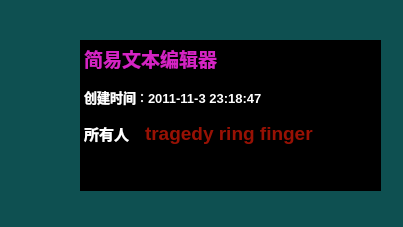
<?xml version="1.0" encoding="UTF-8"?>
<ui version="4.0">
 <class>DlgAbout</class>
 <widget class="QDialog" name="DlgAbout">
  <property name="geometry">
   <rect>
    <x>0</x>
    <y>0</y>
    <width>403</width>
    <height>227</height>
   </rect>
  </property>
  <property name="minimumSize">
   <size>
    <width>403</width>
    <height>227</height>
   </size>
  </property>
  <property name="maximumSize">
   <size>
    <width>403</width>
    <height>227</height>
   </size>
  </property>
  <property name="palette">
   <palette>
    <active>
     <colorrole role="WindowText">
      <brush brushstyle="SolidPattern">
       <color alpha="255">
        <red>255</red>
        <green>255</green>
        <blue>255</blue>
       </color>
      </brush>
     </colorrole>
     <colorrole role="Button">
      <brush brushstyle="SolidPattern">
       <color alpha="255">
        <red>14</red>
        <green>80</green>
        <blue>81</blue>
       </color>
      </brush>
     </colorrole>
     <colorrole role="Light">
      <brush brushstyle="SolidPattern">
       <color alpha="255">
        <red>21</red>
        <green>120</green>
        <blue>121</blue>
       </color>
      </brush>
     </colorrole>
     <colorrole role="Midlight">
      <brush brushstyle="SolidPattern">
       <color alpha="255">
        <red>17</red>
        <green>100</green>
        <blue>101</blue>
       </color>
      </brush>
     </colorrole>
     <colorrole role="Dark">
      <brush brushstyle="SolidPattern">
       <color alpha="255">
        <red>7</red>
        <green>40</green>
        <blue>40</blue>
       </color>
      </brush>
     </colorrole>
     <colorrole role="Mid">
      <brush brushstyle="SolidPattern">
       <color alpha="255">
        <red>9</red>
        <green>53</green>
        <blue>54</blue>
       </color>
      </brush>
     </colorrole>
     <colorrole role="Text">
      <brush brushstyle="SolidPattern">
       <color alpha="255">
        <red>255</red>
        <green>255</green>
        <blue>255</blue>
       </color>
      </brush>
     </colorrole>
     <colorrole role="BrightText">
      <brush brushstyle="SolidPattern">
       <color alpha="255">
        <red>255</red>
        <green>255</green>
        <blue>255</blue>
       </color>
      </brush>
     </colorrole>
     <colorrole role="ButtonText">
      <brush brushstyle="SolidPattern">
       <color alpha="255">
        <red>255</red>
        <green>255</green>
        <blue>255</blue>
       </color>
      </brush>
     </colorrole>
     <colorrole role="Base">
      <brush brushstyle="SolidPattern">
       <color alpha="255">
        <red>0</red>
        <green>0</green>
        <blue>0</blue>
       </color>
      </brush>
     </colorrole>
     <colorrole role="Window">
      <brush brushstyle="SolidPattern">
       <color alpha="255">
        <red>14</red>
        <green>80</green>
        <blue>81</blue>
       </color>
      </brush>
     </colorrole>
     <colorrole role="Shadow">
      <brush brushstyle="SolidPattern">
       <color alpha="255">
        <red>0</red>
        <green>0</green>
        <blue>0</blue>
       </color>
      </brush>
     </colorrole>
     <colorrole role="AlternateBase">
      <brush brushstyle="SolidPattern">
       <color alpha="255">
        <red>7</red>
        <green>40</green>
        <blue>40</blue>
       </color>
      </brush>
     </colorrole>
     <colorrole role="ToolTipBase">
      <brush brushstyle="SolidPattern">
       <color alpha="255">
        <red>255</red>
        <green>255</green>
        <blue>220</blue>
       </color>
      </brush>
     </colorrole>
     <colorrole role="ToolTipText">
      <brush brushstyle="SolidPattern">
       <color alpha="255">
        <red>0</red>
        <green>0</green>
        <blue>0</blue>
       </color>
      </brush>
     </colorrole>
    </active>
    <inactive>
     <colorrole role="WindowText">
      <brush brushstyle="SolidPattern">
       <color alpha="255">
        <red>255</red>
        <green>255</green>
        <blue>255</blue>
       </color>
      </brush>
     </colorrole>
     <colorrole role="Button">
      <brush brushstyle="SolidPattern">
       <color alpha="255">
        <red>14</red>
        <green>80</green>
        <blue>81</blue>
       </color>
      </brush>
     </colorrole>
     <colorrole role="Light">
      <brush brushstyle="SolidPattern">
       <color alpha="255">
        <red>21</red>
        <green>120</green>
        <blue>121</blue>
       </color>
      </brush>
     </colorrole>
     <colorrole role="Midlight">
      <brush brushstyle="SolidPattern">
       <color alpha="255">
        <red>17</red>
        <green>100</green>
        <blue>101</blue>
       </color>
      </brush>
     </colorrole>
     <colorrole role="Dark">
      <brush brushstyle="SolidPattern">
       <color alpha="255">
        <red>7</red>
        <green>40</green>
        <blue>40</blue>
       </color>
      </brush>
     </colorrole>
     <colorrole role="Mid">
      <brush brushstyle="SolidPattern">
       <color alpha="255">
        <red>9</red>
        <green>53</green>
        <blue>54</blue>
       </color>
      </brush>
     </colorrole>
     <colorrole role="Text">
      <brush brushstyle="SolidPattern">
       <color alpha="255">
        <red>255</red>
        <green>255</green>
        <blue>255</blue>
       </color>
      </brush>
     </colorrole>
     <colorrole role="BrightText">
      <brush brushstyle="SolidPattern">
       <color alpha="255">
        <red>255</red>
        <green>255</green>
        <blue>255</blue>
       </color>
      </brush>
     </colorrole>
     <colorrole role="ButtonText">
      <brush brushstyle="SolidPattern">
       <color alpha="255">
        <red>255</red>
        <green>255</green>
        <blue>255</blue>
       </color>
      </brush>
     </colorrole>
     <colorrole role="Base">
      <brush brushstyle="SolidPattern">
       <color alpha="255">
        <red>0</red>
        <green>0</green>
        <blue>0</blue>
       </color>
      </brush>
     </colorrole>
     <colorrole role="Window">
      <brush brushstyle="SolidPattern">
       <color alpha="255">
        <red>14</red>
        <green>80</green>
        <blue>81</blue>
       </color>
      </brush>
     </colorrole>
     <colorrole role="Shadow">
      <brush brushstyle="SolidPattern">
       <color alpha="255">
        <red>0</red>
        <green>0</green>
        <blue>0</blue>
       </color>
      </brush>
     </colorrole>
     <colorrole role="AlternateBase">
      <brush brushstyle="SolidPattern">
       <color alpha="255">
        <red>7</red>
        <green>40</green>
        <blue>40</blue>
       </color>
      </brush>
     </colorrole>
     <colorrole role="ToolTipBase">
      <brush brushstyle="SolidPattern">
       <color alpha="255">
        <red>255</red>
        <green>255</green>
        <blue>220</blue>
       </color>
      </brush>
     </colorrole>
     <colorrole role="ToolTipText">
      <brush brushstyle="SolidPattern">
       <color alpha="255">
        <red>0</red>
        <green>0</green>
        <blue>0</blue>
       </color>
      </brush>
     </colorrole>
    </inactive>
    <disabled>
     <colorrole role="WindowText">
      <brush brushstyle="SolidPattern">
       <color alpha="255">
        <red>7</red>
        <green>40</green>
        <blue>40</blue>
       </color>
      </brush>
     </colorrole>
     <colorrole role="Button">
      <brush brushstyle="SolidPattern">
       <color alpha="255">
        <red>14</red>
        <green>80</green>
        <blue>81</blue>
       </color>
      </brush>
     </colorrole>
     <colorrole role="Light">
      <brush brushstyle="SolidPattern">
       <color alpha="255">
        <red>21</red>
        <green>120</green>
        <blue>121</blue>
       </color>
      </brush>
     </colorrole>
     <colorrole role="Midlight">
      <brush brushstyle="SolidPattern">
       <color alpha="255">
        <red>17</red>
        <green>100</green>
        <blue>101</blue>
       </color>
      </brush>
     </colorrole>
     <colorrole role="Dark">
      <brush brushstyle="SolidPattern">
       <color alpha="255">
        <red>7</red>
        <green>40</green>
        <blue>40</blue>
       </color>
      </brush>
     </colorrole>
     <colorrole role="Mid">
      <brush brushstyle="SolidPattern">
       <color alpha="255">
        <red>9</red>
        <green>53</green>
        <blue>54</blue>
       </color>
      </brush>
     </colorrole>
     <colorrole role="Text">
      <brush brushstyle="SolidPattern">
       <color alpha="255">
        <red>7</red>
        <green>40</green>
        <blue>40</blue>
       </color>
      </brush>
     </colorrole>
     <colorrole role="BrightText">
      <brush brushstyle="SolidPattern">
       <color alpha="255">
        <red>255</red>
        <green>255</green>
        <blue>255</blue>
       </color>
      </brush>
     </colorrole>
     <colorrole role="ButtonText">
      <brush brushstyle="SolidPattern">
       <color alpha="255">
        <red>7</red>
        <green>40</green>
        <blue>40</blue>
       </color>
      </brush>
     </colorrole>
     <colorrole role="Base">
      <brush brushstyle="SolidPattern">
       <color alpha="255">
        <red>14</red>
        <green>80</green>
        <blue>81</blue>
       </color>
      </brush>
     </colorrole>
     <colorrole role="Window">
      <brush brushstyle="SolidPattern">
       <color alpha="255">
        <red>14</red>
        <green>80</green>
        <blue>81</blue>
       </color>
      </brush>
     </colorrole>
     <colorrole role="Shadow">
      <brush brushstyle="SolidPattern">
       <color alpha="255">
        <red>0</red>
        <green>0</green>
        <blue>0</blue>
       </color>
      </brush>
     </colorrole>
     <colorrole role="AlternateBase">
      <brush brushstyle="SolidPattern">
       <color alpha="255">
        <red>14</red>
        <green>80</green>
        <blue>81</blue>
       </color>
      </brush>
     </colorrole>
     <colorrole role="ToolTipBase">
      <brush brushstyle="SolidPattern">
       <color alpha="255">
        <red>255</red>
        <green>255</green>
        <blue>220</blue>
       </color>
      </brush>
     </colorrole>
     <colorrole role="ToolTipText">
      <brush brushstyle="SolidPattern">
       <color alpha="255">
        <red>0</red>
        <green>0</green>
        <blue>0</blue>
       </color>
      </brush>
     </colorrole>
    </disabled>
   </palette>
  </property>
  <property name="windowTitle">
   <string>About TextEditor</string>
  </property>
  <property name="autoFillBackground">
   <bool>true</bool>
  </property>
  <widget class="QTextBrowser" name="textBrowser">
   <property name="geometry">
    <rect>
     <x>80</x>
     <y>40</y>
     <width>301</width>
     <height>151</height>
    </rect>
   </property>
   <property name="autoFillBackground">
    <bool>true</bool>
   </property>
   <property name="frameShape">
    <enum>QFrame::NoFrame</enum>
   </property>
   <property name="frameShadow">
    <enum>QFrame::Raised</enum>
   </property>
   <property name="lineWidth">
    <number>0</number>
   </property>
   <property name="tabChangesFocus">
    <bool>false</bool>
   </property>
   <property name="readOnly">
    <bool>true</bool>
   </property>
   <property name="html">
    <string>&lt;!DOCTYPE HTML PUBLIC &quot;-//W3C//DTD HTML 4.0//EN&quot; &quot;http://www.w3.org/TR/REC-html40/strict.dtd&quot;&gt;
&lt;html&gt;&lt;head&gt;&lt;meta name=&quot;qrichtext&quot; content=&quot;1&quot; /&gt;&lt;style type=&quot;text/css&quot;&gt;
p, li { white-space: pre-wrap; }
&lt;/style&gt;&lt;/head&gt;&lt;body style=&quot; font-family:'SimSun'; font-size:9pt; font-weight:400; font-style:normal;&quot;&gt;
&lt;p style=&quot; margin-top:0px; margin-bottom:0px; margin-left:0px; margin-right:0px; -qt-block-indent:0; text-indent:0px;&quot;&gt;&lt;span style=&quot; font-size:14pt; font-weight:600; color:#d524c4;&quot;&gt;简易文本编辑器&lt;/span&gt;&lt;/p&gt;
&lt;p style=&quot;-qt-paragraph-type:empty; margin-top:0px; margin-bottom:0px; margin-left:0px; margin-right:0px; -qt-block-indent:0; text-indent:0px;&quot;&gt;&lt;/p&gt;
&lt;p style=&quot; margin-top:0px; margin-bottom:0px; margin-left:0px; margin-right:0px; -qt-block-indent:0; text-indent:0px;&quot;&gt;&lt;span style=&quot; font-size:10pt; font-weight:600;&quot;&gt;创建时间&lt;/span&gt;：&lt;span style=&quot; font-size:10pt; font-weight:600;&quot;&gt;2011-11-3 23:18:47&lt;/span&gt;&lt;/p&gt;
&lt;p style=&quot;-qt-paragraph-type:empty; margin-top:0px; margin-bottom:0px; margin-left:0px; margin-right:0px; -qt-block-indent:0; text-indent:0px;&quot;&gt;&lt;/p&gt;
&lt;p style=&quot; margin-top:0px; margin-bottom:0px; margin-left:0px; margin-right:0px; -qt-block-indent:0; text-indent:0px;&quot;&gt;&lt;span style=&quot; font-size:11pt; font-weight:600;&quot;&gt;所有人&lt;/span&gt;&lt;span style=&quot; font-size:12pt; font-weight:600; color:#000000;&quot;&gt;：&lt;/span&gt;&lt;span style=&quot; font-size:14pt; font-weight:600; color:#981104;&quot;&gt;tragedy ring finger &lt;/span&gt;&lt;/p&gt;
&lt;p style=&quot; margin-top:0px; margin-bottom:0px; margin-left:0px; margin-right:0px; -qt-block-indent:0; text-indent:0px;&quot;&gt;	&lt;/p&gt;
&lt;p style=&quot; margin-top:0px; margin-bottom:0px; margin-left:0px; margin-right:0px; -qt-block-indent:0; text-indent:0px;&quot;&gt;	&lt;/p&gt;&lt;/body&gt;&lt;/html&gt;</string>
   </property>
   <property name="acceptRichText">
    <bool>false</bool>
   </property>
  </widget>
 </widget>
 <resources/>
 <connections/>
</ui>
